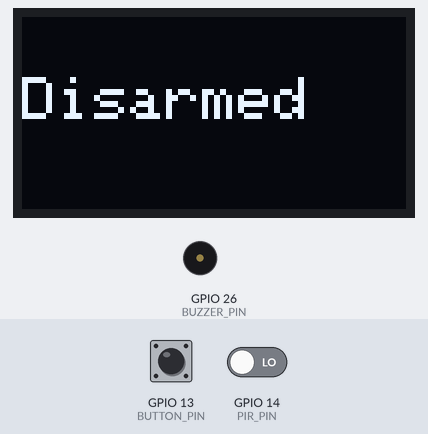
Simulated run of this sketch. Board: ESP32. On the bench: 128×64 one-colour display, buzzer (waves = sounding, pin HIGH). Inputs (shaded band) come from the test bench; at power-on: GPIO 13 (BUTTON_PIN) HIGH, GPIO 14 (PIR_PIN) LOW. What the sketch prints to the serial monitor is not drawn.

Above: at 1.2 s.
1.3 s: GPIO 13 (BUTTON_PIN) pulled LOW for 0.15 s
At 2.0 s:
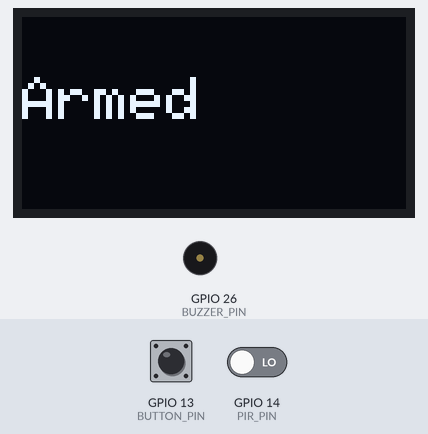
3.0 s: GPIO 14 (PIR_PIN) driven HIGH
At 3.4 s:
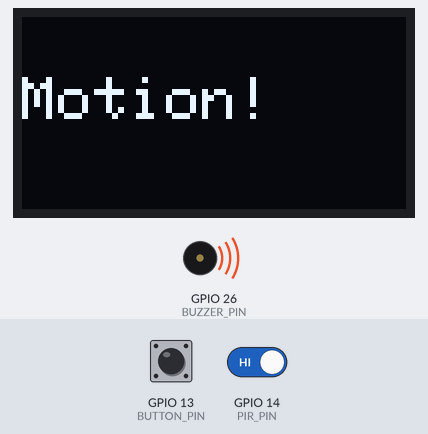
4.5 s: GPIO 13 (BUTTON_PIN) pulled LOW for 1 s
At 6.8 s:
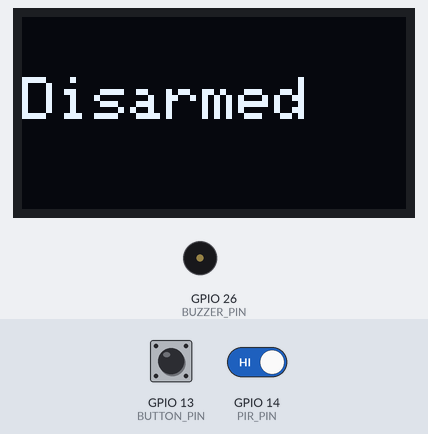
7.1 s: GPIO 13 (BUTTON_PIN) pulled LOW for 3.2 s
At 10.9 s:
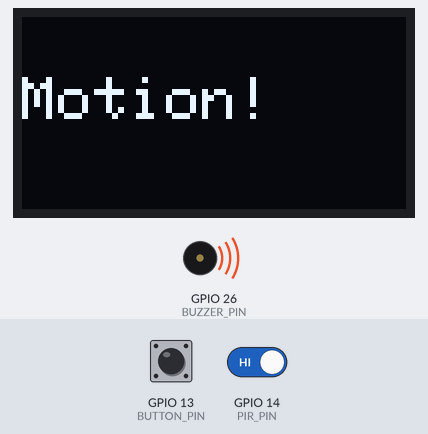
11.8 s: GPIO 14 (PIR_PIN) driven LOW
At 12.3 s:
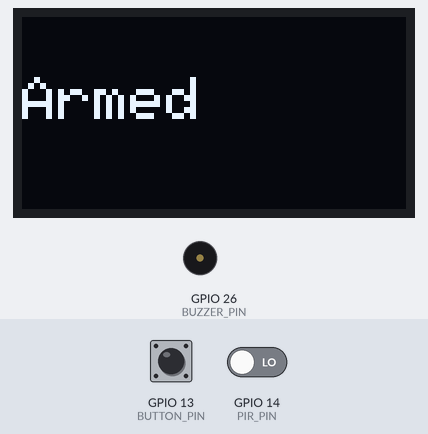
13.3 s: GPIO 13 (BUTTON_PIN) pulled LOW for 0.15 s
At 14.8 s:
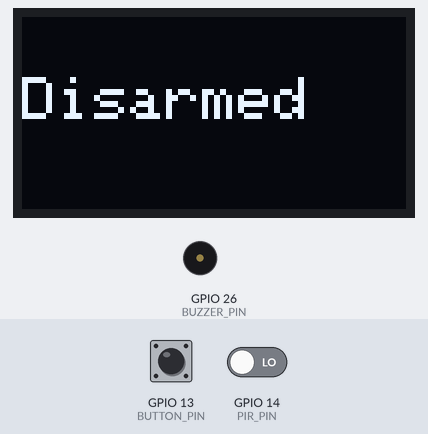
Timing chart, 0 to 16.0 s (numbered marks = the images above; inputs shaded):
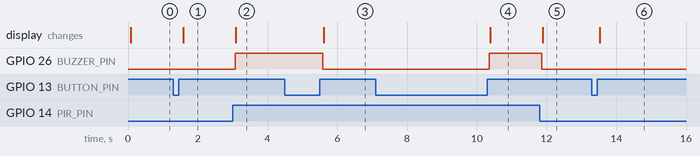

Measured:
- after the input at 1.3 s, the display: changes after 0.29 s (image 1)
- after the input at 3.0 s, GPIO 26 (BUZZER_PIN): LOW → HIGH after 0.07 s; the display: changes after 0.10 s (image 2)
- after the input at 4.5 s, GPIO 26 (BUZZER_PIN): HIGH → LOW after 1.1 s; the display: changes after 1.1 s (image 3)
- after the input at 7.1 s, GPIO 26 (BUZZER_PIN): LOW → HIGH after 3.3 s; the display: changes after 3.3 s (image 4)
- after the input at 11.8 s, GPIO 26 (BUZZER_PIN): HIGH → LOW after 0.07 s; the display: changes after 0.09 s (image 5)
- after the input at 13.3 s, the display: changes after 0.22 s (image 6)

The sketch:

code.ino
```cpp
#include<Wire.h>
#include <Adafruit_SSD1306.h>

#define PIR_PIN 14
#define BUTTON_PIN 13
#define BUZZER_PIN 26

Adafruit_SSD1306 display(128, 64, &Wire, -1);

bool isArmed = false;
// bool lastButtonState = HIGH;

// unsigned long lastDebounceTime = 0;
// const unsigned long debounceDelay = 200;

void setup(){
  Serial.begin(115200);

  pinMode(BUTTON_PIN, INPUT_PULLUP);
  pinMode(BUZZER_PIN, OUTPUT);
  pinMode(PIR_PIN, INPUT);

  digitalWrite(BUZZER_PIN, LOW);

  //display
  display.begin(SSD1306_SWITCHCAPVCC, 0x3C);
  display.clearDisplay();
  display.setTextSize(2);
  display.setTextColor(SSD1306_WHITE);
  display.setCursor(0, 0);
  display.print("System Ready");
  display.display();
}

void loop(){
  handleToggleButton();

  int motion = digitalRead(PIR_PIN);

  if(isArmed && motion == HIGH){
    digitalWrite(BUZZER_PIN, HIGH);
    displayStatus("Motion!");
  }
  else{
    digitalWrite(BUZZER_PIN, LOW);
    displayStatus(isArmed ? "Armed" : "Disarmed");
  }

  delay(100);
}

void handleToggleButton() {
  static bool prevButtonState = HIGH;
  bool currentButtonState = digitalRead(BUTTON_PIN);

  // Detect button press -> release (rising edge)
  if (prevButtonState == LOW && currentButtonState == HIGH) {
    isArmed = !isArmed;
    Serial.println(isArmed ? "System Armed" : "System Disarmed");
  }

  prevButtonState = currentButtonState;
}

void displayStatus(String msg){
  display.clearDisplay();
  display.setCursor(0, 20);
  display.setTextSize(2);
  display.print(msg);
  display.display();
}
```
